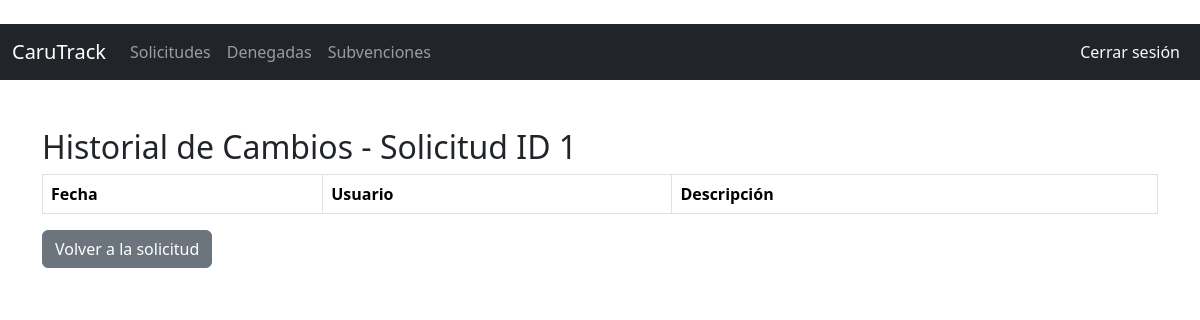
Page /solicitudes/1/historial (signed in) on the earlier database version.
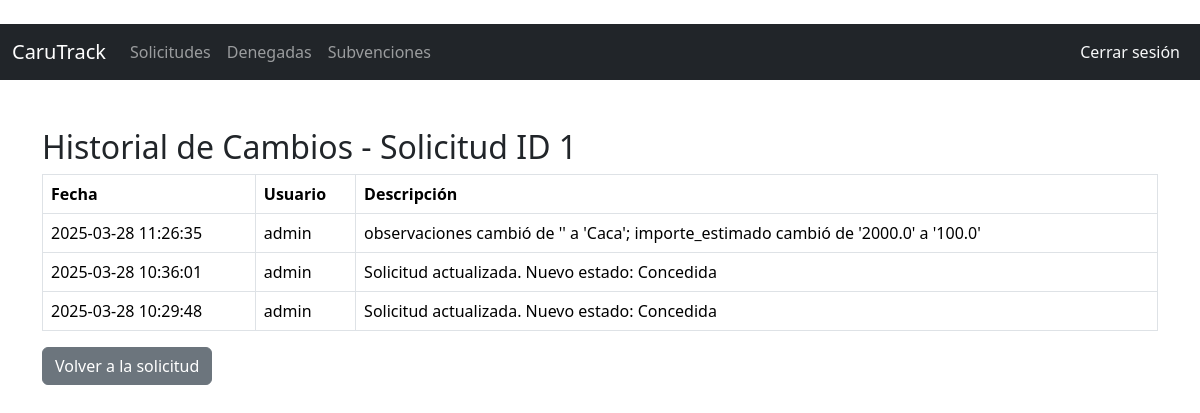
Same page on the later database version.
### app/models.py (models this page shows, shortened)
class SolicitudSubvencion(db.Model):
    id = db.Column(db.Integer, primary_key=True)
    entidad = db.Column(db.String(150), nullable=False)
    concepto = db.Column(db.String(250), nullable=False)
    tipo_fondo = db.Column(db.String(100))
    fecha_solicitud = db.Column(db.Date)
    estado = db.Column(db.String(50), nullable=False, default='No solicitada')
    observaciones = db.Column(db.Text)
    importe_estimado = db.Column(db.Float)
    documentacion_adjunta = db.Column(db.Boolean, default=False)
    bloqueada = db.Column(db.Boolean, default=False)  # Nueva lógica de bloqueo

class HistorialSolicitud(db.Model):
    id = db.Column(db.Integer, primary_key=True)
    solicitud_id = db.Column(db.Integer, db.ForeignKey('solicitud_subvencion.id'), nullable=False)
    fecha = db.Column(db.DateTime, default=datetime.utcnow)
    usuario = db.Column(db.String(100))
    descripcion = db.Column(db.Text)
    solicitud = db.relationship('SolicitudSubvencion', backref=db.backref('historial', lazy='dynamic'))

### app/routes.py (the view)
@main.route('/solicitudes/<int:id>/historial')
@login_required
def ver_historial(id):
    solicitud = SolicitudSubvencion.query.get_or_404(id)
    historial = HistorialSolicitud.query.filter_by(solicitud_id=id).order_by(HistorialSolicitud.fecha.desc()).all()
    return render_template('historial_solicitud.html', solicitud=solicitud, historial=historial)

### app/__init__.py (called while the page is built)
def create_app():
    app = Flask(__name__)
    app.config.from_object('config.Config')
    db.init_app(app)
    migrate.init_app(app, db)
    bcrypt.init_app(app)
    login_manager.init_app(app)
    from .routes import main
    app.register_blueprint(main)
    @login_manager.user_loader
    def load_user(user_id):
        return Usuario.query.get(int(user_id))
    return app

### app/templates/historial_solicitud.html (shortened to what this page needs)
﻿{% extends 'base.html' %}
{% block content %}
<h2>Historial de Cambios - Solicitud ID {{ solicitud.id }}</h2>
<table class="table table-bordered">
    <thead>
        <tr>
            <th>Fecha</th>
            <th>Usuario</th>
            <th>Descripción</th>
        </tr>
    </thead>
    <tbody>
        {% for cambio in historial %}
        <tr>
            <td>{{ cambio.fecha.strftime('%Y-%m-%d %H:%M:%S') }}</td>
            <td>{{ cambio.usuario }}</td>
            <td>{{ cambio.descripcion }}</td>
        </tr>
        {% endfor %}
    </tbody>
</table>
<a href="{{ url_for('main.editar_solicitud', id=solicitud.id) }}" class="btn btn-secondary">Volver a la solicitud</a>
{% endblock %}

### app/templates/base.html (shortened to what this page needs)
<!DOCTYPE html>
<html lang="es">
<head>
    <link href="https://cdn.jsdelivr.net/npm/bootstrap@5.3.2/dist/css/bootstrap.min.css" rel="stylesheet">
</head>
<body>
<nav class="navbar navbar-expand-lg navbar-dark bg-dark">
    <div class="container-fluid">
        <a class="navbar-brand" href="{{ url_for('main.index') }}">CaruTrack</a>
        <div class="collapse navbar-collapse" id="navbarNav">
            <ul class="navbar-nav me-auto">
                <li class="nav-item">
                    <a class="nav-link" href="{{ url_for('main.listar_solicitudes') }}">Solicitudes</a>
                </li>
                <li class="nav-item">
                    <a class="nav-link" href="{{ url_for('main.listar_denegadas') }}">Denegadas</a>
                </li>
                <li class="nav-item">
                    <a class="nav-link" href="{{ url_for('main.index') }}">Subvenciones</a>
                </li>
            </ul>
            <ul class="navbar-nav">
                <li class="nav-item">
                    <a class="nav-link text-light" href="{{ url_for('main.logout') }}">Cerrar sesión</a>
                </li>
            </ul>
        </div>
    </div>
</nav>
<div class="container py-5">
    {% block content %}
    {% endblock %}
</div>
</body>
</html>

Differences in the rows shown:
added HistorialSolicitud: fecha "2025-03-28 11:26:35", usuario "admin", descripcion "observaciones cambió de '' a 'Caca'; importe_estimado cambió de '2000.0' a '100.0'"
added HistorialSolicitud: fecha "2025-03-28 10:36:01", usuario "admin", descripcion "Solicitud actualizada. Nuevo estado: Concedida"
added HistorialSolicitud: fecha "2025-03-28 10:29:48", usuario "admin", descripcion "Solicitud actualizada. Nuevo estado: Concedida"
